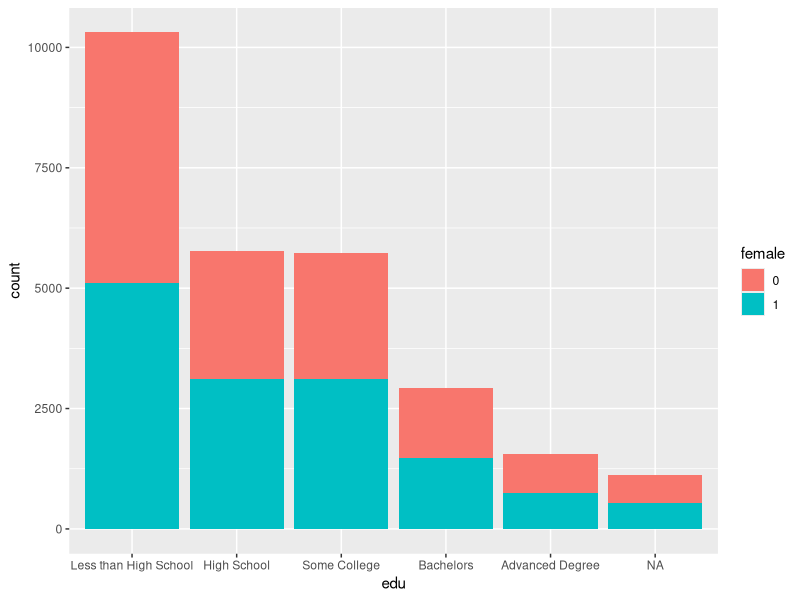
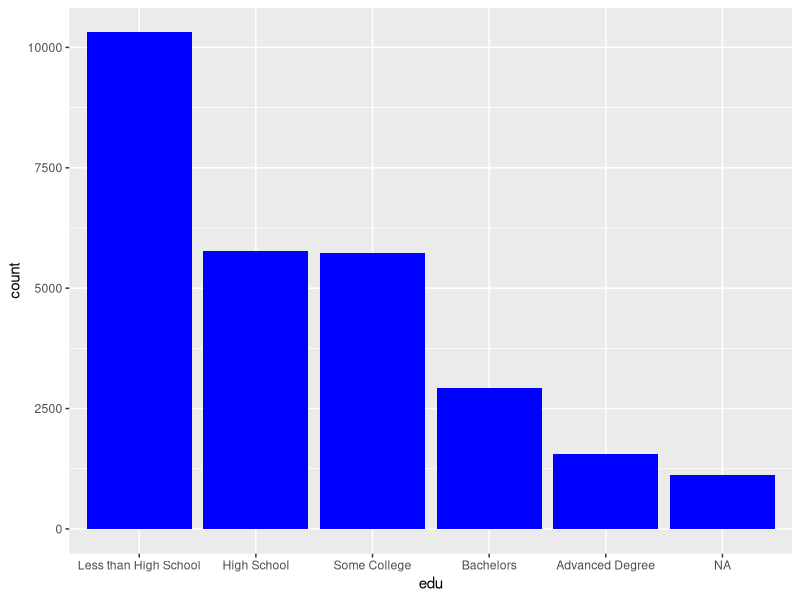
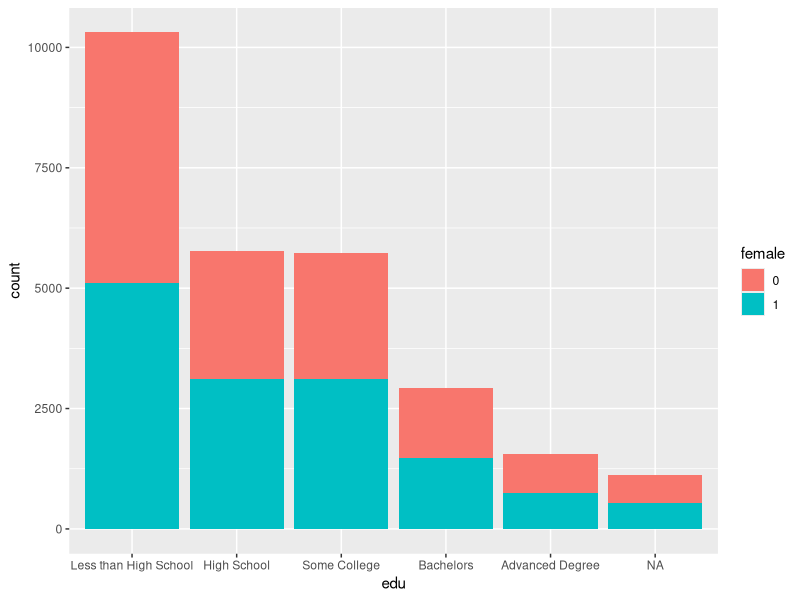
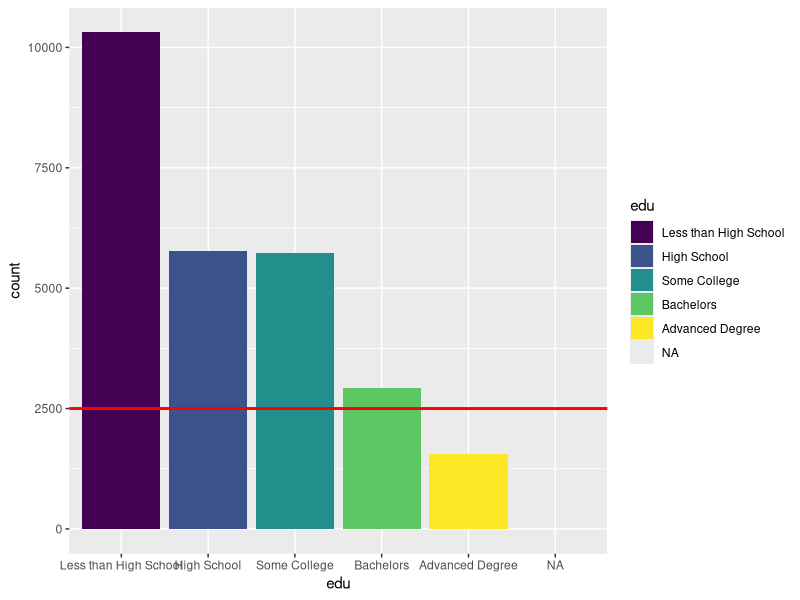
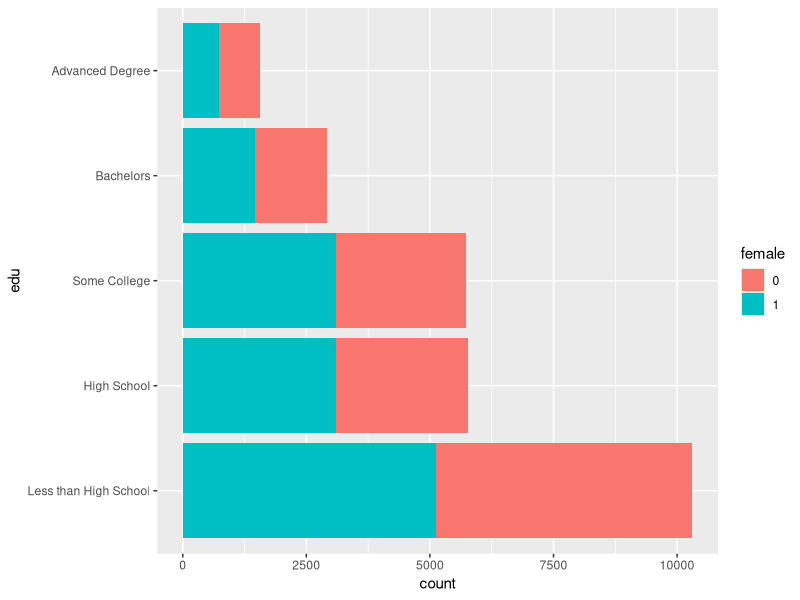
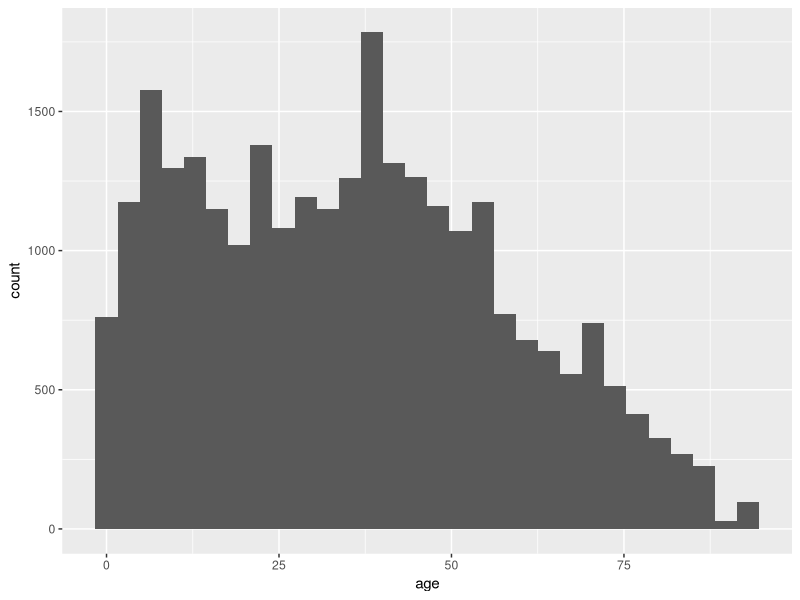
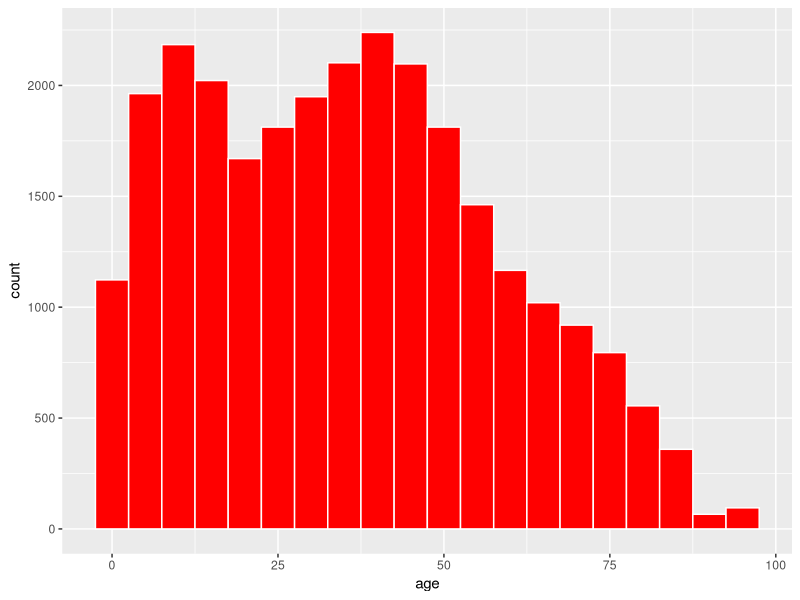
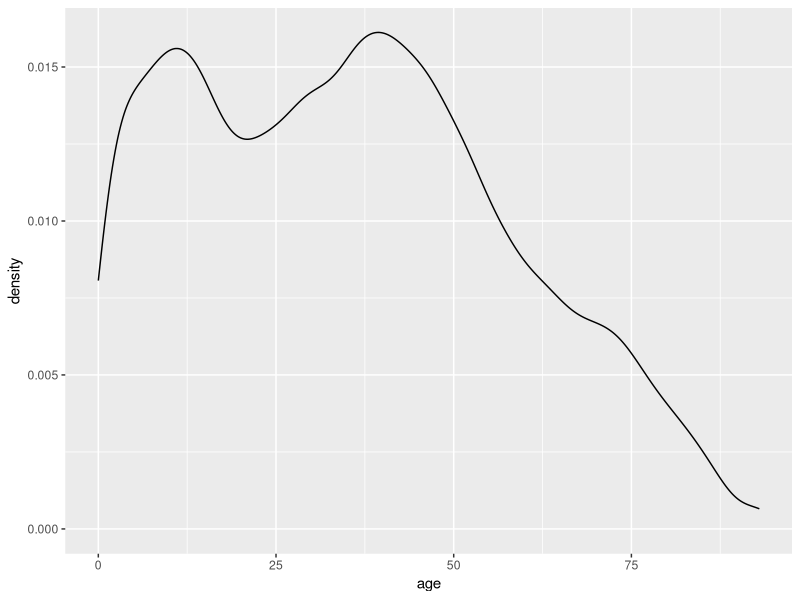

These figures' R source, in order:
library(tidyverse) #for dataframe manipulation
library(ggplot2) #for plotting
library(forcats) #for handling factors
library(scales) #for axis scale formatting
library(readr)

# barplot is used for discrete variable, 
# and histagramplot is used for continous variable


acs = read.csv('acs.csv')
str(acs)
names(acs)

unique(acs$female)
unique(acs$edu)

# Arrange the levels of the dataframe.
# 1st way
acs$edu <- as.factor(acs$edu)
acs$edu <- fct_relevel(acs$edu,
                       "Less than High School",
                       "High School",
                       "Some College",
                       "Bachelors",
                       "Advanced Degree")

# 2nd way
acs$edu = factor(acs$edu, levels = c("Less than High School",
                                     "High School",
                                     "Some College",
                                     "Bachelors",
                                     "Advanced Degree"), ordered = T)

acs$female = factor(acs$female)
levels(acs$edu)
levels(acs$female)


set.seed(123)
acs_sample = acs[sample(1:nrow(acs), 300), ] %>%
  filter(!is.na(edu), !is.na(income))
acs_sample

# To want to fill, we must tranfer it into factor
ggplot(acs, aes(x = edu,fill = female)) + # fill colors for values in aes
  geom_bar()

ggplot(acs, aes(x = edu)) +
  geom_bar(fill = 'blue')

ggplot(acs, aes(x = edu,fill = female)) +
  stat_count()

ggplot(acs, aes(x = edu,fill = edu)) + # fill colors for values in aes
  geom_bar() +
  geom_hline(yintercept = 2500, color='red',size = 1)


acs %>%
  filter(!is.na(edu)) %>%
  ggplot(aes(x = edu,fill = female)) +
  geom_bar() +
  coord_flip()


# 3.2. Continuous variable
# 3.2.1. Histograms
ggplot(acs, aes(x = age)) +
  geom_histogram()

ggplot(acs, aes(x = age)) +
  geom_histogram(binwidth = 5,fill = 'red', color = 'white')

# 3.2.2. Density plot

ggplot(acs, aes(x = age)) +
  geom_density()


ggplot(acs, aes(x = age)) +
  geom_density(adjust = .5, fill = 'pink', color = 'red')

# PLOT TWO VARIABLES
# One discrete variable, one continuous variable
# Barplots

# geom_bar() : count

acs %>%
  filter(!is.na(edu)) %>%
  group_by(edu) %>%
  summarize(income = mean(income, na.rm = T)) %>%
  ggplot(aes(x = edu, y = income)) +
  # geom_bar(stat = 'indentity') + 
  geom_col() + # default stat is indentity
  geom_text(aes(label = round(income,1)),vjust = -0.5)

acs %>%
  filter(!is.na(edu)) %>%
  group_by(edu) %>%
  summarize(income = mean(income, na.rm = T)) %>%
  ggplot(aes(x = edu, y = income)) +
  geom_bar(stat = "identity") +
  geom_col() +
  coord_flip() +
  geom_text(aes(label = round(income)),hjust = -0.1)


acs %>%
  filter(!is.na(edu)) %>%
  group_by(edu) %>%
  summarize(income = mean(income, na.rm = T)) %>%
  ggplot(aes(x = edu, y = income)) +
  geom_bar(stat = "identity") +
  coord_flip() +
  geom_text(aes(label = round(income)),hjust = -.2) +
  ylim(c(0, 75000))

# Boxplots

acs %>%
  filter(!is.na(edu), !is.na(income)) %>%
  ggplot(aes(x = edu, y = income)) +
  geom_boxplot() +
  coord_flip()

# Two continuous variables
# Scatter plot

ggplot(acs, aes(x = age, y = income)) +
  geom_point()

ggplot(acs, aes(x = age, y = income)) +
  geom_point(size = .5)

# Two discrete variables
# Barplots

ggplot(acs, aes(x = race, fill = edu)) + #race + edu: 2 discrete variables
  geom_bar(position = "dodge")

ggplot(acs, aes(x = race, fill = edu)) +
  geom_bar(position = "stack")

ggplot(acs, aes(x = race, fill = edu)) +
  geom_bar(position = "fill")

acs %>%
  group_by(race, edu) %>%
  summarize(n = n()) %>%
  mutate(perc = 100*n/sum(n))

acs %>%
  group_by(race, edu) %>%
  summarize(n = n()) %>%
  mutate(perc = 100*n/sum(n)) %>%
  ggplot(aes(x = race, y = perc)) +
  geom_bar(stat = "identity")


acs %>%
  group_by(race, edu) %>%
  summarize(n = n()) %>%
  mutate(perc = 100*n/sum(n)) %>%
  ggplot(aes(x = race, y = perc)) +
  geom_bar(stat = "identity") +
  facet_grid(~ edu) +
  coord_flip()

acs %>%
  group_by(race, edu) %>%
  summarize(n = n()) %>%
  mutate(perc = 100*n/sum(n)) %>%
  ggplot(aes(x = race, y = perc)) +
  geom_bar(stat = "identity") +
  facet_grid(~ edu) +
  coord_flip() +
  ylim(c(0, 90)) +
  geom_text(aes(label = round(perc, 1)), hjust = -.1)


# Add color
acs %>%
  filter(!is.na(edu)) %>%
  group_by(race, edu) %>%
  summarize(n = n()) %>%
  mutate(perc = 100*n/sum(n)) %>%
  ggplot(aes(x = race, y = perc, fill = edu)) +
  geom_bar(stat = "identity") +
  facet_grid(~ edu) +
  coord_flip() +
  ylim(c(0, 90)) +
  geom_text(aes(label = round(perc, 1)), hjust = -.1)


# Remove the not-so-needed legend
acs %>%
  filter(!is.na(edu)) %>%
  group_by(race, edu) %>%
  summarize(n = n()) %>%
  mutate(perc = 100*n/sum(n)) %>%
  ggplot(aes(x = race, y = perc, fill = edu)) +
  geom_bar(stat = "identity", show.legend = F) + #to remove legend
  facet_grid(~ edu) +
  coord_flip() +
  ylim(c(0, 90)) +
  geom_text(aes(label = round(perc, 1)), hjust = -.1)












